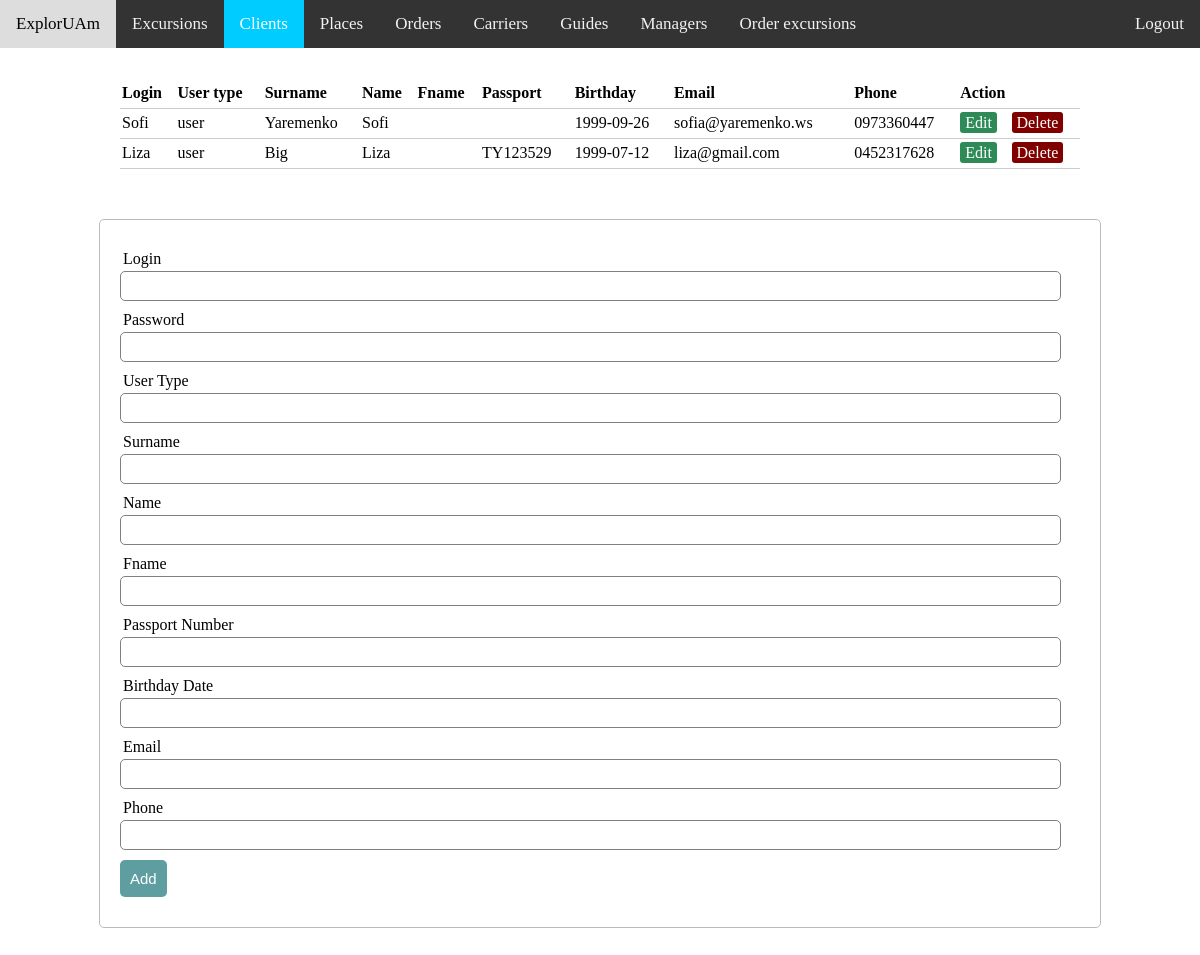
The page /admin_view/clients.php on the database as committed earlier.
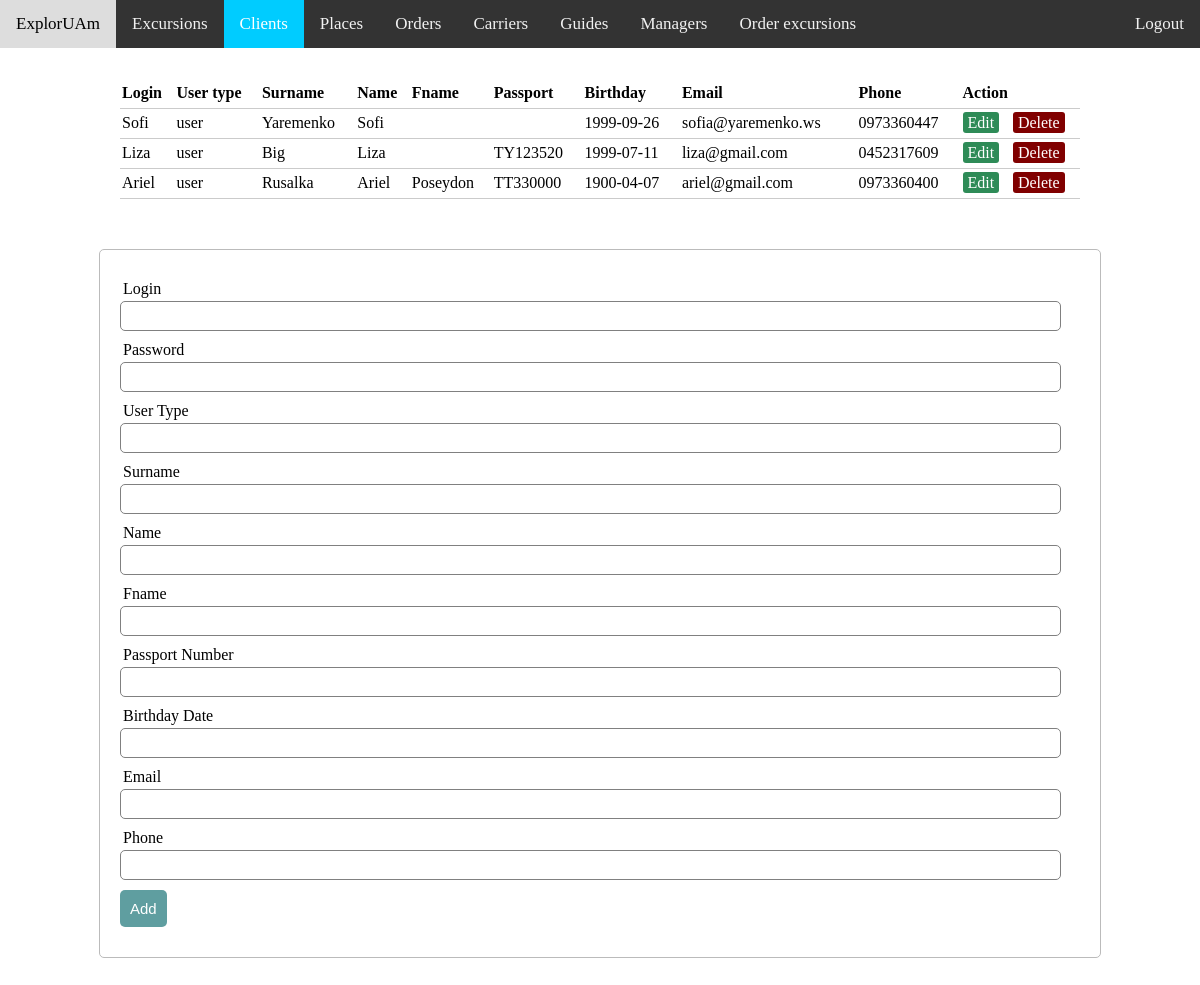
The same page on the database as committed later.
### tables this page shows
CREATE TABLE IF NOT EXISTS `clients` (
  `id_client` int(11) NOT NULL AUTO_INCREMENT,
  `cl_login` varchar(32) NOT NULL,
  `cl_password` varchar(500) NOT NULL,
  `user_type` varchar(5) NOT NULL,
  `cl_surname` varchar(30) NOT NULL,
  `cl_name` varchar(30) NOT NULL,
  `cl_fname` varchar(30) DEFAULT NULL,
  `passport_n` varchar(8) DEFAULT NULL,
  `birthday` date NOT NULL,
  `email` varchar(50) NOT NULL,
  `cl_phone` varchar(10) NOT NULL,
  PRIMARY KEY (`id_client`)
);

### admin_view/server.php (called while the page is built, shortened)
<?php
	$update = false;
	$cl_login= "";
	$cl_password= "";
	$user_type= "";
	$cl_surname= "";
	$cl_name= "";
	$cl_fname= "";
	$passport_n= "";
	$birthday= "";
	$email= "";
	$cl_phone= "";
?>

### admin_view/clients.php (the view, shortened to what this page needs)
<?php  include('server.php');
?>
<html>
<head>
<link rel="stylesheet" href="adminstyle.css">
</head>
<body>
<div class="topnav"> <a class="hover">ExplorUAm</a>
  <a href="excursions.php">Excursions</a>
  <a class="active" href="clients.php">Clients</a>
  <a href="places.php">Places</a>
  <a href="orders.php">Orders</a>
  <a href="carriers.php">Carriers</a>
  <a href="guides.php">Guides</a>
  <a href="managers.php">Managers</a>
  <a href="order_excursions.php">Order excursions</a>
  <a href="../logout.php" style="float:right"> Logout </a>
</div>
<?php $results = mysqli_query($db, "SELECT * FROM clients"); ?>
<table>
  <thead>
    <tr>
      <th>Login</th>
      <th>User type</th>
      <th>Surname</th>
      <th>Name</th>
      <th>Fname</th>
      <th>Passport</th>
      <th>Birthday</th>
      <th>Email</th>
      <th>Phone</th>
      <th colspan="2">Action</th>
    </tr>
  </thead>
  <?php while ($row = mysqli_fetch_array($results)) { ?>
    <tr>
      <td><?php echo $row['cl_login']; ?></td>
      <td><?php echo $row['user_type']; ?></td>
      <td><?php echo $row['cl_surname']; ?></td>
      <td><?php echo $row['cl_name']; ?></td>
      <td><?php echo $row['cl_fname']; ?></td>
      <td><?php echo $row['passport_n']; ?></td>
      <td><?php echo $row['birthday']; ?></td>
      <td><?php echo $row['email']; ?></td>
      <td><?php echo $row['cl_phone']; ?></td>
      <td>
        <a href="clients.php?edit_cl=<?php echo $row['id_client']; ?>" class="edit_btn" >Edit</a>
      </td>
      <td>
        <a href="server.php?del_cl=<?php echo $row['id_client']; ?>" class="del_btn">Delete</a>
      </td>
    </tr>
  <?php } ?>
</table>
  <form method="post" action="server.php" >
    <div class="input-group">
      <label>Login</label>
      <input type="text" name="login" value="<?php echo $cl_login; ?>">
    </div>
    <div class="input-group">
      <?php if ($update == false): ?>
      <label>Password</label>
      <input type="text" name="password" value="<?php echo $cl_password; ?>">
      <?php else: ?>
      <input type="hidden" name="password" value="<?php echo $cl_password; ?>">
      <?php endif ?>
    </div>
    <div class="input-group">
      <label>User Type</label>
      <input type="text" name="usertype"value="<?php echo $user_type; ?>">
    </div>
    <div class="input-group">
      <label>Surname</label>
      <input type="text" name="surname" value="<?php echo $cl_surname; ?>">
    </div>
    <div class="input-group">
      <label>Name</label>
      <input type="text" name="name" value="<?php echo $cl_name; ?>">
    </div>
    <div class="input-group">
      <label>Fname</label>
      <input type="text" name="fname" value="<?php echo $cl_fname; ?>">
    </div>
    <div class="input-group">
      <label>Passport Number</label>
      <input type="text" name="passport" value="<?php echo $passport_n; ?>">
    </div>
    <div class="input-group">
      <label>Birthday Date</label>
      <input type="text" name="birthday" value="<?php echo $birthday; ?>">
    </div>
    <div class="input-group">
      <label>Email</label>
      <input type="text" name="email" value="<?php echo $email; ?>">
    </div>
    <div class="input-group">
      <label>Phone</label>
      <input type="text" name="phone" value="<?php echo $cl_phone; ?>">
    </div>
    <div class="input-group">
      <?php if ($update == true): ?>
      <button class="btn" type="submit" name="update_cl" style="background: #ddd;" >Update</button>
      <?php else: ?>
      <button class="btn" type="submit" name="save_cl" >Add</button>
      <?php endif ?>
    </div>
  </form>
</body>
</html>

Rows that differ between the two databases and show on the page:
changed clients "Liza": passport_n "TY123529" → "TY123520"; birthday "1999-07-12" → "1999-07-11"; cl_phone "0452317628" → "0452317609"
added clients: cl_login "Ariel", user_type "user", cl_surname "Rusalka", cl_name "Ariel", cl_fname "Poseydon", passport_n "TT330000", birthday "1900-04-07", email "ariel@gmail.com", cl_phone "0973360400"
